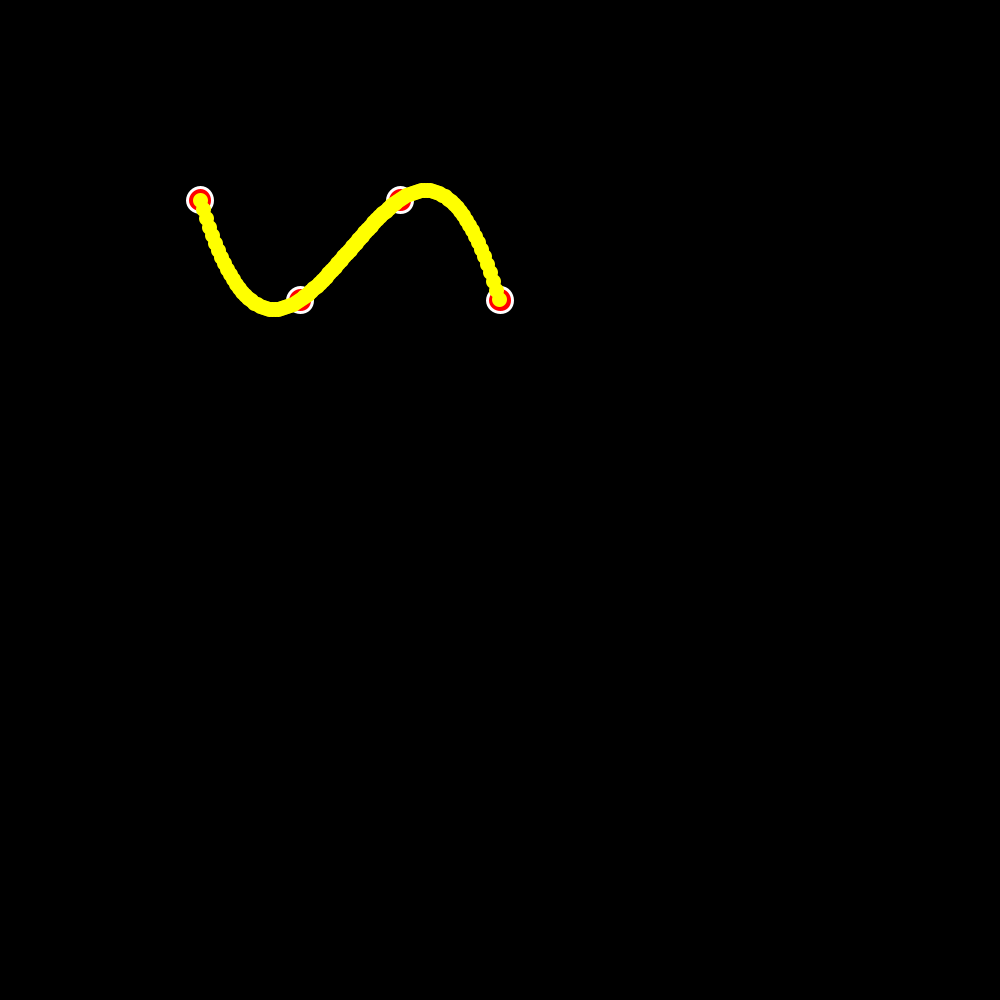
Frame 1 (no input)
Frame 60 (the mouse pressed at the canvas centre just before this capture): identical to frame 1, image omitted
Frame 120 (the mouse held since frame 60 and released just before this capture): identical to frame 1, image omitted

The Processing sketch that drew this single still picture (run headless with seeded random() and noise(); from frame 60 on, the mouse is pressed at the canvas centre):

// Processing sketch: Curva_Classe
// ── Curva_Classe.pde
// Una corba d'interpolació
// Per a generar una trajectòria
// Polinòmica, Cúbica, Paramètrica
// Amb 4 punts de control (P0, P1, P2, P3)

// Variables i objectes
corba la_primera_corba;

//Classes
class corba{
 //Atributs
 PVector[] punts_ctrl;  // Per on passa
 PVector[] coefs;  // Governen l'equacio
 int numero_punts;  // Quants punts volem pintar
 //Constructor
 corba(PVector[] pc, int np){
   punts_ctrl = new PVector[4];  // Hi ha 4 punts de control
   coefs = new PVector[4];
   for(int i = 0; i < 4; i++){
     punts_ctrl[i] = new PVector(0.0, 0.0);
     coefs[i] = new PVector(0.0, 0.0);
     // Copiem els 4 punts de control que ens han passat
     punts_ctrl[i] = pc[i];
   }
   numero_punts = np;
 }
 //Mètodes
 void calcular_coefs(){
   // Necessitem les equacions de la corba d'interpolació
   // C0 = P0
   coefs[0].x = punts_ctrl[0].x;
   coefs[0].y = punts_ctrl[0].y;
   // C1 = -5.5 * P0 + 9 * P1 - 4.5 * P2 + P3
   coefs[1].x = -5.5 * punts_ctrl[0].x + 9 * punts_ctrl[1].x - 4.5 * punts_ctrl[2].x + punts_ctrl[3].x;
   coefs[1].y = -5.5 * punts_ctrl[0].y + 9 * punts_ctrl[1].y - 4.5 * punts_ctrl[2].y + punts_ctrl[3].y;
   // C2 = 9 * P0 - 22.5 * P1 + 18 * P2 - 4.5 * P3
   coefs[2].x = 9 * punts_ctrl[0].x - 22.5 * punts_ctrl[1].x + 18 * punts_ctrl[2].x - 4.5 * punts_ctrl[3].x;
   coefs[2].y = 9 * punts_ctrl[0].y - 22.5 * punts_ctrl[1].y + 18 * punts_ctrl[2].y - 4.5 * punts_ctrl[3].y;
   // C3 = -4.5 * P0 + 13.5 * P1 - 13.5 * P2 + 4.5 * P3
   coefs[3].x = -4.5 * punts_ctrl[0].x + 13.5 * punts_ctrl[1].x - 13.5 * punts_ctrl[2].x + 4.5 * punts_ctrl[3].x;
   coefs[3].y = -4.5 * punts_ctrl[0].y + 13.5 * punts_ctrl[1].y - 13.5 * punts_ctrl[2].y + 4.5 * punts_ctrl[3].y;
 }
 
 void pintar(){
   // Comencem pintant els punts de control
   fill(255, 0, 0);
   strokeWeight(3);
   stroke(255);
   for(int i = 0; i < 4; i++){
    ellipse(punts_ctrl[i].x, punts_ctrl[i].y, 25, 25); 
   }
   //Seguim pintant els punts de la corba
   stroke(255, 255, 0);
   strokeWeight(15);
   // Corba(u) = C0 * C1 * u + C2 * u^2 + C3 * u^3
   // u va de 0 (inici) a 1 (fi)
   // l'interval es 1 / numero_punts
   PVector punt_a_pintar = new PVector(0.0, 0.0);
   float interval = 1.0 / numero_punts;
   for(float u = 0; u <= 1; u += interval){
     punt_a_pintar.x = coefs[0].x + coefs[1].x * u + coefs[2].x * sq(u) + coefs[3].x * sq(u) * u;
     punt_a_pintar.y = coefs[0].y + coefs[1].y * u + coefs[2].y * sq(u) + coefs[3].y * sq(u) * u;
     point(punt_a_pintar.x, punt_a_pintar.y);
   }
 }
}


void setup(){
 size(1000, 1000);
 // Els 4 punts de control
 PVector p[];
 p = new PVector[4];
 p[0] = new PVector(200, 200);
 p[1] = new PVector(300, 300);
 p[2] = new PVector(400, 200);
 p[3] = new PVector(500, 300);
 // Crido al constructor de l'objecte
 la_primera_corba = new corba(p, 100);
}

void draw(){
 background(0);
  la_primera_corba.calcular_coefs();   //Normalment va en el setup pero com que en aquest cas estem movent un punt de control, s'ha de posar al draw
 la_primera_corba.pintar();
}

void mouseMoved(){
  la_primera_corba.punts_ctrl[1].x = mouseX;
  la_primera_corba.punts_ctrl[1].y = mouseY;
}
